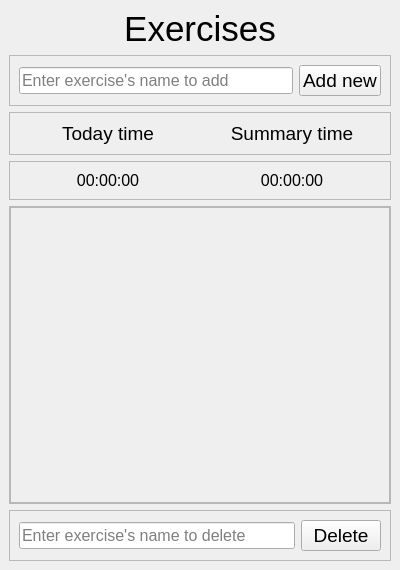
<?xml version="1.0" encoding="UTF-8"?>
<ui version="4.0">
 <class>MainWindow</class>
 <widget class="QMainWindow" name="MainWindow">
  <property name="geometry">
   <rect>
    <x>0</x>
    <y>0</y>
    <width>400</width>
    <height>570</height>
   </rect>
  </property>
  <property name="sizePolicy">
   <sizepolicy hsizetype="Fixed" vsizetype="Fixed">
    <horstretch>0</horstretch>
    <verstretch>0</verstretch>
   </sizepolicy>
  </property>
  <property name="minimumSize">
   <size>
    <width>400</width>
    <height>570</height>
   </size>
  </property>
  <property name="maximumSize">
   <size>
    <width>400</width>
    <height>570</height>
   </size>
  </property>
  <property name="windowTitle">
   <string>10000 Hours</string>
  </property>
  <widget class="QWidget" name="centralwidget">
   <layout class="QVBoxLayout" name="verticalLayout">
    <item>
     <widget class="QLabel" name="label">
      <property name="sizePolicy">
       <sizepolicy hsizetype="Preferred" vsizetype="Minimum">
        <horstretch>0</horstretch>
        <verstretch>0</verstretch>
       </sizepolicy>
      </property>
      <property name="font">
       <font>
        <family>Arial</family>
        <pointsize>26</pointsize>
       </font>
      </property>
      <property name="text">
       <string>Exercises</string>
      </property>
      <property name="alignment">
       <set>Qt::AlignCenter</set>
      </property>
     </widget>
    </item>
    <item>
     <widget class="QFrame" name="frame">
      <property name="sizePolicy">
       <sizepolicy hsizetype="Preferred" vsizetype="Minimum">
        <horstretch>0</horstretch>
        <verstretch>0</verstretch>
       </sizepolicy>
      </property>
      <property name="frameShape">
       <enum>QFrame::StyledPanel</enum>
      </property>
      <property name="frameShadow">
       <enum>QFrame::Raised</enum>
      </property>
      <layout class="QHBoxLayout" name="horizontalLayout_2">
       <item>
        <widget class="QLineEdit" name="lineEditAdd">
         <property name="font">
          <font>
           <family>Arial</family>
           <pointsize>12</pointsize>
          </font>
         </property>
         <property name="placeholderText">
          <string>Enter exercise's name to add</string>
         </property>
        </widget>
       </item>
       <item>
        <widget class="QPushButton" name="btnAdd">
         <property name="font">
          <font>
           <family>Arial</family>
           <pointsize>14</pointsize>
          </font>
         </property>
         <property name="text">
          <string>Add new</string>
         </property>
        </widget>
       </item>
      </layout>
     </widget>
    </item>
    <item>
     <widget class="QFrame" name="frame_4">
      <property name="frameShape">
       <enum>QFrame::StyledPanel</enum>
      </property>
      <property name="frameShadow">
       <enum>QFrame::Raised</enum>
      </property>
      <layout class="QHBoxLayout" name="horizontalLayout_4">
       <item>
        <widget class="QLabel" name="label_4">
         <property name="font">
          <font>
           <family>Arial</family>
           <pointsize>14</pointsize>
          </font>
         </property>
         <property name="text">
          <string>Today time</string>
         </property>
         <property name="alignment">
          <set>Qt::AlignCenter</set>
         </property>
        </widget>
       </item>
       <item>
        <widget class="QLabel" name="label_5">
         <property name="font">
          <font>
           <family>Arial</family>
           <pointsize>14</pointsize>
          </font>
         </property>
         <property name="text">
          <string>Summary time</string>
         </property>
         <property name="alignment">
          <set>Qt::AlignCenter</set>
         </property>
        </widget>
       </item>
      </layout>
     </widget>
    </item>
    <item>
     <widget class="QFrame" name="frame_3">
      <property name="frameShape">
       <enum>QFrame::StyledPanel</enum>
      </property>
      <property name="frameShadow">
       <enum>QFrame::Raised</enum>
      </property>
      <layout class="QHBoxLayout" name="horizontalLayout_3">
       <item>
        <widget class="QLabel" name="lblTimeToday">
         <property name="font">
          <font>
           <family>Arial</family>
           <pointsize>12</pointsize>
          </font>
         </property>
         <property name="text">
          <string>00:00:00</string>
         </property>
         <property name="alignment">
          <set>Qt::AlignCenter</set>
         </property>
        </widget>
       </item>
       <item>
        <widget class="QLabel" name="lblSummaryTime">
         <property name="font">
          <font>
           <family>Arial</family>
           <pointsize>12</pointsize>
          </font>
         </property>
         <property name="text">
          <string>00:00:00</string>
         </property>
         <property name="alignment">
          <set>Qt::AlignCenter</set>
         </property>
        </widget>
       </item>
      </layout>
     </widget>
    </item>
    <item>
     <widget class="QFrame" name="frameExercises">
      <property name="sizePolicy">
       <sizepolicy hsizetype="Preferred" vsizetype="MinimumExpanding">
        <horstretch>0</horstretch>
        <verstretch>0</verstretch>
       </sizepolicy>
      </property>
      <property name="frameShape">
       <enum>QFrame::StyledPanel</enum>
      </property>
      <property name="frameShadow">
       <enum>QFrame::Raised</enum>
      </property>
      <layout class="QVBoxLayout" name="verticalLayout_3">
       <property name="leftMargin">
        <number>0</number>
       </property>
       <property name="topMargin">
        <number>0</number>
       </property>
       <property name="rightMargin">
        <number>0</number>
       </property>
       <property name="bottomMargin">
        <number>0</number>
       </property>
       <item>
        <widget class="QScrollArea" name="scrollArea">
         <property name="widgetResizable">
          <bool>true</bool>
         </property>
         <property name="alignment">
          <set>Qt::AlignLeading|Qt::AlignLeft|Qt::AlignTop</set>
         </property>
         <widget class="QWidget" name="scrollAreaWidgetContents">
          <property name="geometry">
           <rect>
            <x>0</x>
            <y>0</y>
            <width>378</width>
            <height>298</height>
           </rect>
          </property>
          <layout class="QVBoxLayout" name="verticalLayout_4">
           <item>
            <layout class="QVBoxLayout" name="exercisesLayout"/>
           </item>
          </layout>
         </widget>
        </widget>
       </item>
      </layout>
     </widget>
    </item>
    <item>
     <widget class="QFrame" name="frame_2">
      <property name="sizePolicy">
       <sizepolicy hsizetype="Preferred" vsizetype="Minimum">
        <horstretch>0</horstretch>
        <verstretch>0</verstretch>
       </sizepolicy>
      </property>
      <property name="frameShape">
       <enum>QFrame::StyledPanel</enum>
      </property>
      <property name="frameShadow">
       <enum>QFrame::Raised</enum>
      </property>
      <layout class="QHBoxLayout" name="horizontalLayout">
       <item>
        <widget class="QLineEdit" name="lineEditDelete">
         <property name="font">
          <font>
           <family>Arial</family>
           <pointsize>12</pointsize>
          </font>
         </property>
         <property name="placeholderText">
          <string>Enter exercise's name to delete</string>
         </property>
        </widget>
       </item>
       <item>
        <widget class="QPushButton" name="btnDelete">
         <property name="font">
          <font>
           <family>Arial</family>
           <pointsize>14</pointsize>
          </font>
         </property>
         <property name="text">
          <string>Delete</string>
         </property>
        </widget>
       </item>
      </layout>
     </widget>
    </item>
   </layout>
  </widget>
 </widget>
 <resources/>
 <connections/>
</ui>
